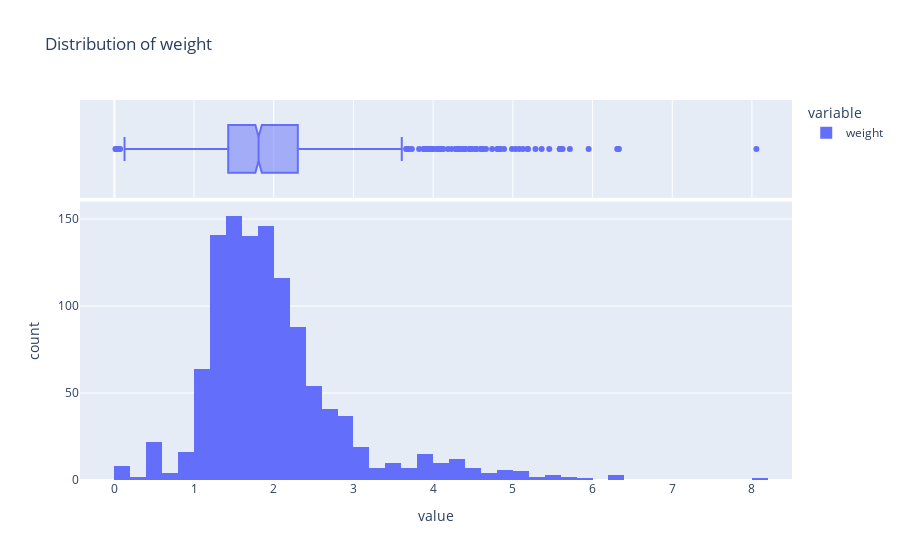

Here is the notebook cell this chart was saved with:
### Markdown cell above
**Biểu đồ histogram thể hiện phân phối dữ liệu của biến 'weight'.**

### Code cell
px.histogram(data['weight'], title='Distribution of weight', marginal="box")

### Figure 1 — Plotly figure (JSON) as saved in the notebook; plotly's stock layout.template omitted (floating-point values rounded to 4 significant figures; data arrays with more than 128 entries replaced by an {"elided": "..."} marker saying what was removed)
{"data": [{"alignmentgroup": "True", "bingroup": "x", "hovertemplate": "variable=weight<br>value=%{x}<br>count=%{y}<extra></extra>", "legendgroup": "weight", "marker": {"color": "#636efa", "pattern": {"shape": ""}}, "name": "weight", "offsetgroup": "weight", "orientation": "v", "showlegend": true, "type": "histogram", "x": {"elided": "1145 float values"}, "xaxis": "x", "yaxis": "y"}, {"alignmentgroup": "True", "hovertemplate": "variable=weight<br>value=%{x}<extra></extra>", "legendgroup": "weight", "marker": {"color": "#636efa"}, "name": "weight", "notched": true, "offsetgroup": "weight", "showlegend": false, "type": "box", "x": {"elided": "1145 float values"}, "xaxis": "x2", "yaxis": "y2"}], "layout": {"barmode": "relative", "legend": {"title": {"text": "variable"}, "tracegroupgap": 0}, "title": {"text": "Distribution of weight"}, "xaxis": {"anchor": "y", "domain": [0, 1], "title": {"text": "value"}}, "xaxis2": {"anchor": "y2", "domain": [0, 1], "matches": "x", "showgrid": true, "showticklabels": false}, "yaxis": {"anchor": "x", "domain": [0, 0.7326], "title": {"text": "count"}}, "yaxis2": {"anchor": "x2", "domain": [0.7426, 1], "matches": "y2", "showgrid": false, "showline": false, "showticklabels": false, "ticks": ""}}}
